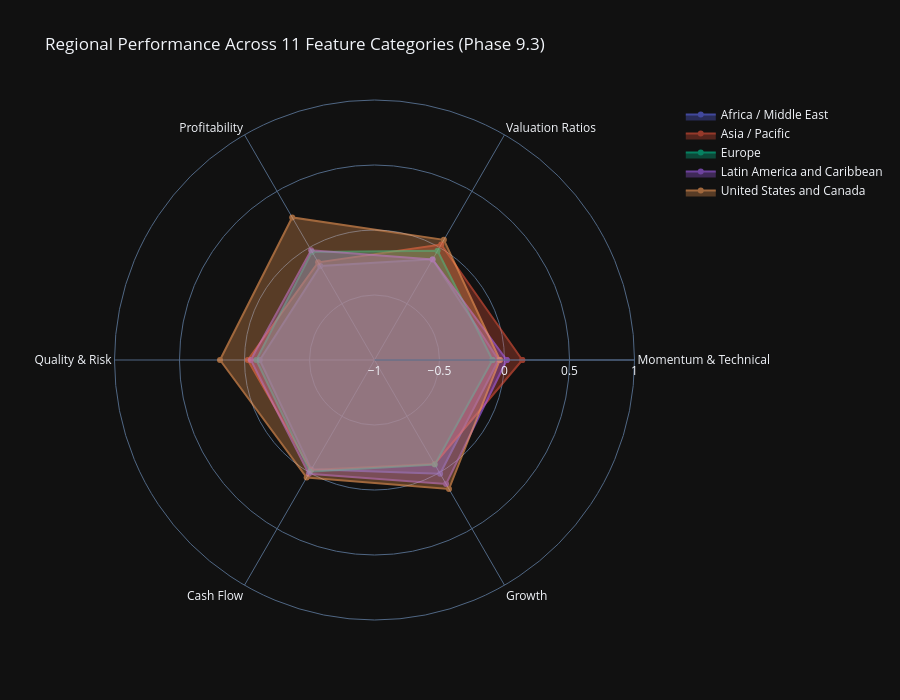

The notebook cell saved with this chart:
### Code cell
# Visualization 2: Regional Performance Radar Charts
print("\n📊 Regional Performance Radar Charts:")

# Compute category scores by region
category_region_scores = {}

for category_name, category_metrics in category_mapping.items():
    available_in_category = [m for m in category_metrics if m in all_stocks_scaled.columns]

    if len(available_in_category) == 0:
        continue

    # Compute z-scores for available metrics and average by region
    category_data = all_stocks_scaled[available_in_category + ['region']].copy()

    # Convert to numeric and compute z-scores
    for col in available_in_category:
        category_data[col] = pd.to_numeric(category_data[col], errors='coerce')

    # Compute z-scores (handle NaNs)
    z_scored_data = category_data[available_in_category].apply(lambda x: zscore(x, nan_policy='omit'))
    category_data['category_score'] = z_scored_data.mean(axis=1)

    # Aggregate by region
    region_scores = category_data.groupby('region')['category_score'].mean()
    category_region_scores[category_name] = region_scores

if category_region_scores:
    # Create radar chart for each region
    radar_df = pd.DataFrame(category_region_scores)

    # Create subplot radar charts
    from plotly.subplots import make_subplots
    import plotly.graph_objects as go

    regions = radar_df.index.tolist()
    categories = radar_df.columns.tolist()

    # Create single figure with all regions
    fig_radar = go.Figure()

    for region in regions:
        values = radar_df.loc[region].tolist()
        values.append(values[0])  # Close the radar chart

        fig_radar.add_trace(go.Scatterpolar(
                r=values,
                theta=categories + [categories[0]],
                fill='toself',
                name=region,
                opacity=0.6
                ))

    fig_radar.update_layout(
            polar=dict(
                    radialaxis=dict(
                            visible=True,
                            range=[-1, 1]
                            )
                    ),
            showlegend=True,
            title="Regional Performance Across 11 Feature Categories (Phase 9.3)",
            height=700
            )

    fig_radar.show()
    output_path = eda_output_dir / "phase93_regional_radar_charts.html"
    fig_radar.write_html(output_path)

    print(f"\n✓ Regional radar charts complete")
    print(f"  Regions visualized: {len(regions)}")
    print(f"  Categories analyzed: {len(categories)}")
    print(f"  Output: {output_path}")

    # Display top category per region
    print(f"\n  🌍 Strongest Category by Region:")
    for region in regions[:5]:
        top_category = radar_df.loc[region].idxmax()
        top_score = radar_df.loc[region].max()
        print(f"    {region}: {top_category} (z-score: {top_score:.2f})")
else:
    print("  ⚠️ No regional category data available")

### Figure 1 — Plotly figure (JSON) as saved in the notebook; plotly's stock layout.template omitted (floating-point values rounded to 4 significant figures)
{"data": [{"fill": "toself", "name": "Africa / Middle East", "opacity": 0.6, "r": [-0.04565, -0.1059, -0.1649, -0.1176, -0.02906, 0.00937, -0.04565], "theta": ["Momentum & Technical", "Valuation Ratios", "Profitability", "Quality & Risk", "Cash Flow", "Growth", "Momentum & Technical"], "type": "scatterpolar"}, {"fill": "toself", "name": "Asia / Pacific", "opacity": 0.6, "r": [0.137, 0.02582, -0.1324, -0.02507, -0.0228, -0.0765, 0.137], "theta": ["Momentum & Technical", "Valuation Ratios", "Profitability", "Quality & Risk", "Cash Flow", "Growth", "Momentum & Technical"], "type": "scatterpolar"}, {"fill": "toself", "name": "Europe", "opacity": 0.6, "r": [-0.09271, -0.02967, -0.0396, -0.09089, -0.007007, -0.07181, -0.09271], "theta": ["Momentum & Technical", "Valuation Ratios", "Profitability", "Quality & Risk", "Cash Flow", "Growth", "Momentum & Technical"], "type": "scatterpolar"}, {"fill": "toself", "name": "Latin America and Caribbean", "opacity": 0.6, "r": [0.01726, -0.1065, -0.02544, -0.04827, 0.009935, 0.1014, 0.01726], "theta": ["Momentum & Technical", "Valuation Ratios", "Profitability", "Quality & Risk", "Cash Flow", "Growth", "Momentum & Technical"], "type": "scatterpolar"}, {"fill": "toself", "name": "United States and Canada", "opacity": 0.6, "r": [-0.03575, 0.06701, 0.2663, 0.1883, 0.04355, 0.1459, -0.03575], "theta": ["Momentum & Technical", "Valuation Ratios", "Profitability", "Quality & Risk", "Cash Flow", "Growth", "Momentum & Technical"], "type": "scatterpolar"}], "layout": {"polar": {"radialaxis": {"visible": true, "range": [-1, 1]}}, "showlegend": true, "title": {"text": "Regional Performance Across 11 Feature Categories (Phase 9.3)"}, "height": 700}}
